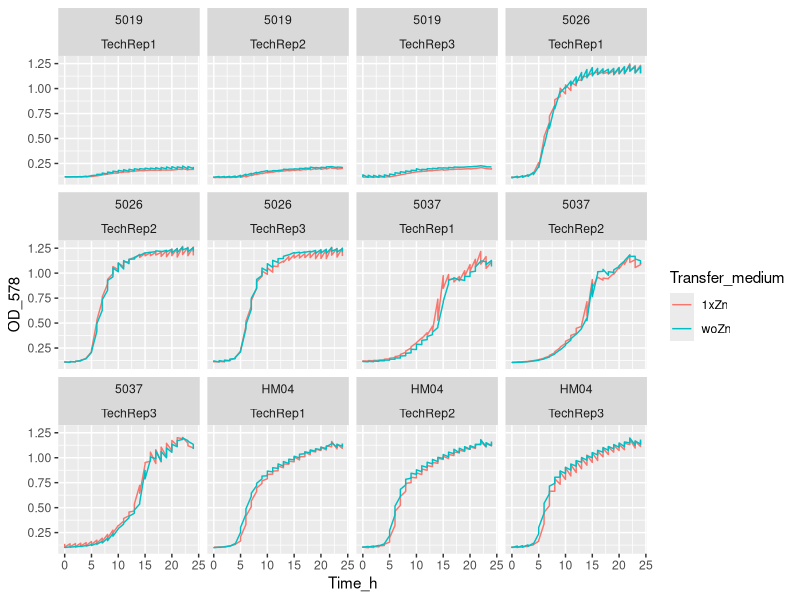
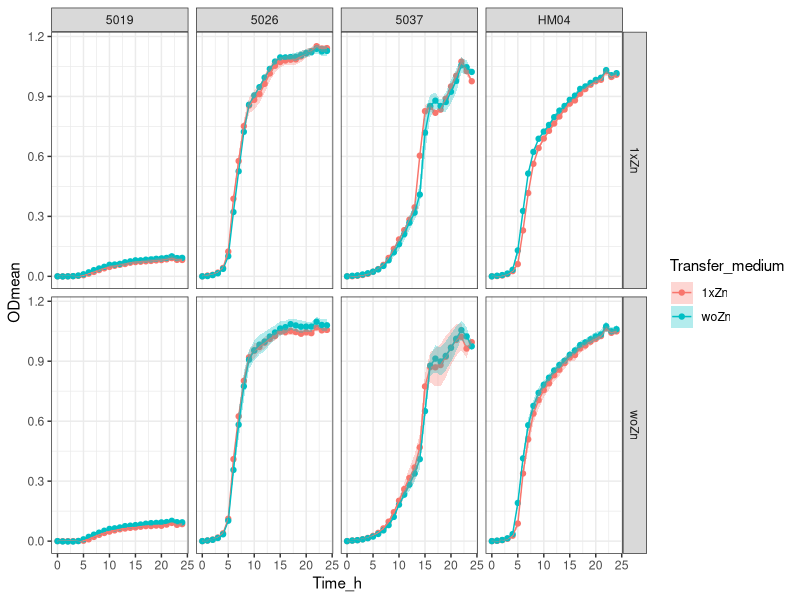

Reproduce these figures in R, in order.
setwd("~/ITQB/Plate readings/Exp2_1plate_12102023")

library(tidyverse)

library(readxl)
Exp2 <- Exp2_1plate_12102023_final <- read_excel("Exp2_1plate_12102023_final_final.xlsx")
View(Exp2) 

Exp2_v1 <- Exp2 %>%
  pivot_longer(names_to = "Condition", values_to = "OD_578", cols = -Time_h)
Exp2_v1
View(Exp2_v1)


Exp2_v2 <- separate(Exp2_v1, Condition, 
                    c("Strain",
                      "Transfer_medium",
                      "Zn_condition", 
                      "Tech_Repl",
                      "Biol_Repl",
                      "Well_number"), 
                    sep = "_", remove = FALSE,
                    convert = FALSE)
View(Exp2_v2)

Exp2_v2$OD_578 <- as.numeric (Exp2_v2$OD_578) #Because OD_578 values are  character

Exp2_v2 %>%
  ggplot(aes(x= Time_h, y=OD_578, color = Transfer_medium)) +
  geom_line() +
  facet_wrap (Strain  ~ Tech_Repl)


Exp2_v3<- Exp2_v2 %>% group_by(Strain, Transfer_medium, Zn_condition, Tech_Repl, Biol_Repl, Well_number) %>%
  mutate(blank = Time_h ==0)

View(Exp2_v3)

Exp2_v4 <- Exp2_v3 %>%
  group_by(Strain, Transfer_medium, Zn_condition, Tech_Repl, Biol_Repl, Well_number) %>%
  mutate(OD = OD_578 - OD_578[blank]) %>%
  ungroup()


View(Exp2_v4)

#Obtain the mean and sd
Exp2_v5 <- Exp2_v4 %>% group_by(Time_h, Strain, Zn_condition, Transfer_medium) %>%
  summarise(ODmean = mean(OD), sdOD = sd(OD), n())

Exp2_v5  %>% 
  ggplot(mapping=aes(x = Time_h,
                     y = ODmean,
                     color = Transfer_medium)) +
  geom_point() + 
  geom_line() +
  geom_ribbon(aes(ymin=ODmean-sdOD, ymax=ODmean+sdOD, fill = Transfer_medium), 
              alpha = 0.3, colour = NA) + 
  facet_grid (Zn_condition ~ Strain) +
  theme_bw()